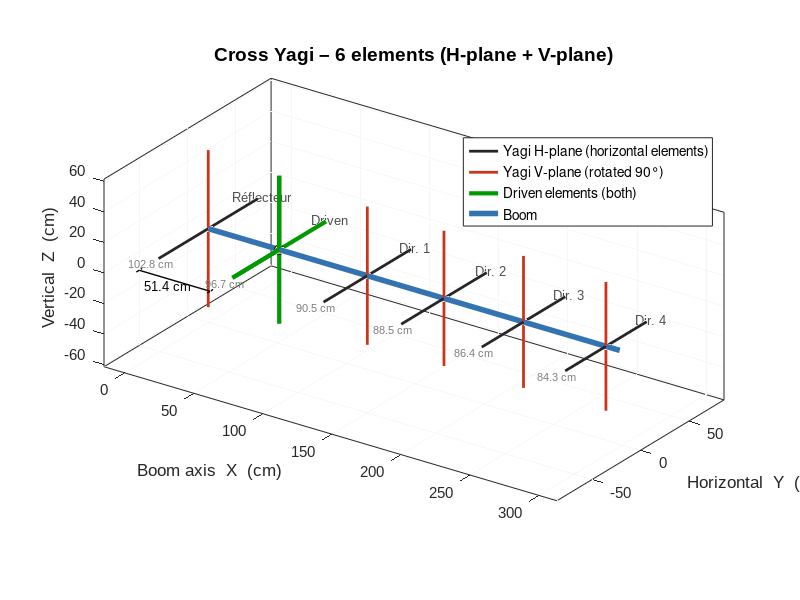
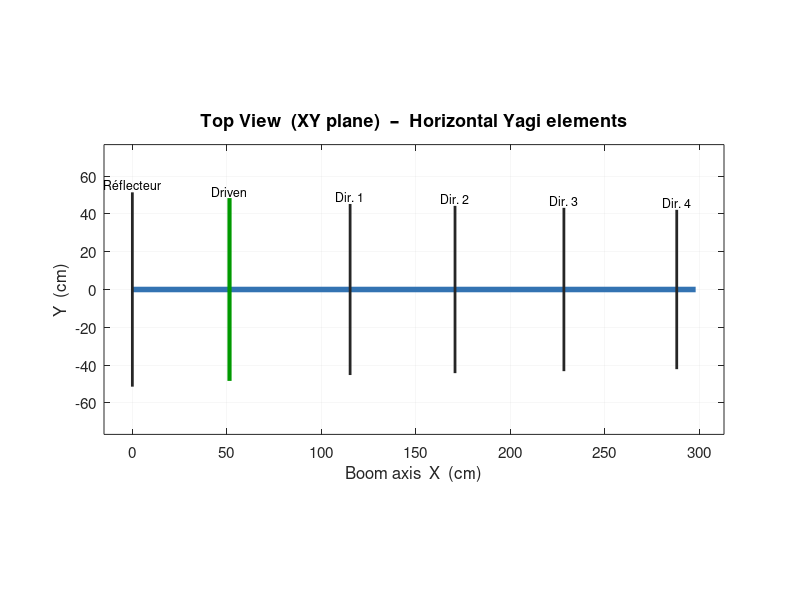
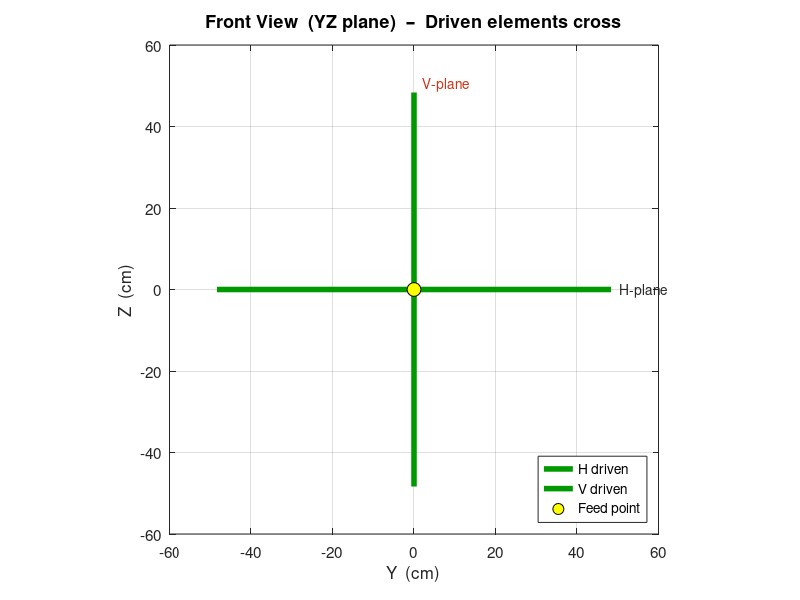

These charts were generated, in order, by the following MATLAB code:
%% Cross Yagi Antenna Visualization
% Based on Table 2 dimensions (before optimisation)
% Two Yagi arrays sharing the same boom, one rotated 90° around the boom axis
%
% Element dimensions (in cm):
%   Réflecteur : 102.8 cm at position   0.0 cm
%   Driven     :  96.7 cm at position  51.4 cm
%   Directeur 1:  90.5 cm at position 115.2 cm
%   Directeur 2:  88.5 cm at position 170.7 cm
%   Directeur 3:  86.4 cm at position 228.3 cm
%   Directeur 4:  84.3 cm at position 288.0 cm

clear; clc; close all;

%% ---- Antenna parameters ------------------------------------------------
% Element names
names = {'Réflecteur','Driven','Dir. 1','Dir. 2','Dir. 3','Dir. 4'};

% Half-lengths of each element (cm)  →  full length / 2
full_lengths = [102.8, 96.7, 90.5, 88.5, 86.4, 84.3];
half_len     = full_lengths / 2;          % half-element length

% Position along boom (cm)
boom_pos = [0.0, 51.4, 115.2, 170.7, 228.3, 288.0];

n_elem   = numel(boom_pos);
boom_len = max(boom_pos) + 10;            % a bit longer than last element

%% ---- Colour scheme -----------------------------------------------------
col_boom    = [0.20 0.45 0.70];   % steel blue  – boom
col_H       = [0.15 0.15 0.15];   % dark grey   – H-plane Yagi (horizontal)
col_V       = [0.80 0.20 0.10];   % red         – V-plane Yagi (vertical, +90°)
col_driven  = [0.00 0.60 0.00];   % green       – driven elements

lw_boom  = 4;
lw_elem  = 2;
lw_driv  = 3;

%% ---- Figure & axes -----------------------------------------------------
fig = figure('Name','Cross Yagi Antenna','NumberTitle','off', ...
             'Color','white','Position',[100 80 1100 700]);

ax = axes('Parent',fig);
hold(ax,'on');  grid(ax,'on');  box(ax,'on');
axis(ax,'equal');
set(ax,'Color','white','GridColor',[0.8 0.8 0.8], ...
       'FontSize',11,'FontName','Arial');
xlabel(ax,'Boom axis  X  (cm)','FontSize',12);
ylabel(ax,'Horizontal  Y  (cm)','FontSize',12);
zlabel(ax,'Vertical  Z  (cm)','FontSize',12);
title(ax,'Cross Yagi – 6 elements (H-plane + V-plane)', ...
      'FontSize',14,'FontWeight','bold');

%% ---- Helper: draw one element ------------------------------------------
% draw_element(ax, x_boom, half, angle_deg, colour, lw)
%   x_boom    : position along boom (X axis)
%   half      : half-length
%   angle_deg : 0° → horizontal (Y), 90° → vertical (Z)
draw_element = @(xb, hl, ang, col, lw) ...
    plot3(ax, [xb xb], ...
              hl*[-cosd(ang) cosd(ang)], ...
              hl*[-sind(ang) sind(ang)], ...
          '-','Color',col,'LineWidth',lw);

%% ---- Draw boom ---------------------------------------------------------
plot3(ax, [0 boom_len], [0 0], [0 0], '-','Color',col_boom,'LineWidth',lw_boom);

%% ---- Draw elements for BOTH Yagis -------------------------------------
for k = 1:n_elem
    xb = boom_pos(k);
    hl = half_len(k);
    
    % Identify driven element
    is_driven = (k == 2);
    
    % ── Yagi H (horizontal, 0°) ──────────────────────────────────────────
    if is_driven
        col_h = col_driven;   lw_h = lw_driv;
        col_v = col_driven;   lw_v = lw_driv;
    else
        col_h = col_H;        lw_h = lw_elem;
        col_v = col_V;        lw_v = lw_elem;
    end
    draw_element(xb, hl,  0, col_h, lw_h);   % horizontal element
    draw_element(xb, hl, 90, col_v, lw_v);   % vertical element (90° rotated)
    
    % Label (only for the horizontal Yagi to avoid clutter)
    text(ax, xb, hl + 4, 0, names{k}, ...
         'HorizontalAlignment','center','FontSize',9, ...
         'Color',[0.3 0.3 0.3],'FontName','Arial');
end

%% ---- Driven-element gap (symbolic) ------------------------------------
% Draw a small gap at the feed point of the driven element
gap = 2;   % cm
xd  = boom_pos(2);
hl  = half_len(2);

% Horizontal driven – show gap
plot3(ax, [xd xd], [-hl -gap], [0 0], '-','Color',col_driven,'LineWidth',lw_driv);
plot3(ax, [xd xd], [ gap  hl], [0 0], '-','Color',col_driven,'LineWidth',lw_driv);
% Vertical driven – show gap
plot3(ax, [xd xd], [0 0], [-hl -gap], '-','Color',col_driven,'LineWidth',lw_driv);
plot3(ax, [xd xd], [0 0], [ gap  hl], '-','Color',col_driven,'LineWidth',lw_driv);

% Feed point markers
plot3(ax, xd, 0, 0, 'ko','MarkerSize',7,'MarkerFaceColor','yellow');

%% ---- Legend ------------------------------------------------------------
h1 = plot3(ax, NaN,NaN,NaN,'-','Color',col_H,'LineWidth',lw_elem);
h2 = plot3(ax, NaN,NaN,NaN,'-','Color',col_V,'LineWidth',lw_elem);
h3 = plot3(ax, NaN,NaN,NaN,'-','Color',col_driven,'LineWidth',lw_driv);
h4 = plot3(ax, NaN,NaN,NaN,'-','Color',col_boom,'LineWidth',lw_boom);
legend(ax,[h1 h2 h3 h4], ...
    {'Yagi H-plane (horizontal elements)', ...
     'Yagi V-plane (rotated 90°)', ...
     'Driven elements (both)', ...
     'Boom'}, ...
    'Location','northeast','FontSize',10);

%% ---- Dimension annotations (first Yagi only) --------------------------
% Annotate full lengths along the top
for k = 1:n_elem
    xb  = boom_pos(k);
    hl  = half_len(k);
    yTop = hl + 12;
    % Arrow from element tip to label
    text(ax, xb, -hl - 8, 0, sprintf('%.1f cm', full_lengths(k)), ...
         'HorizontalAlignment','center','FontSize',8, ...
         'Color',[0.5 0.5 0.5],'FontName','Arial','Rotation',0);
end

%% ---- Boom spacing dimension line --------------------------------------
% Show spacing between reflector and driven
x1 = boom_pos(1);  x2 = boom_pos(2);
y_dim = -max(half_len) - 20;
plot3(ax,[x1 x2],[y_dim y_dim],[0 0],'k-','LineWidth',1);
plot3(ax,[x1 x1],[y_dim-3 y_dim+3],[0 0],'k-','LineWidth',1);
plot3(ax,[x2 x2],[y_dim-3 y_dim+3],[0 0],'k-','LineWidth',1);
text(ax,(x1+x2)/2, y_dim-7, 0, sprintf('%.1f cm',x2-x1), ...
    'HorizontalAlignment','center','FontSize',9,'FontName','Arial');

%% ---- Nice 3D view ------------------------------------------------------
view(ax, 35, 25);
xlim(ax, [-15,  boom_len + 15]);
ylim(ax, [-max(half_len)-35,  max(half_len)+35]);
zlim(ax, [-max(half_len)-10,  max(half_len)+10]);

%% ---- Second figure: top view (XY plane) --------------------------------
fig2 = figure('Name','Cross Yagi – Top View (XY)','NumberTitle','off', ...
              'Color','white','Position',[200 100 900 400]);
ax2 = axes('Parent',fig2);
hold(ax2,'on');  grid(ax2,'on');  box(ax2,'on');
set(ax2,'Color','white','GridColor',[0.8 0.8 0.8],'FontSize',11);
title(ax2,'Top View  (XY plane)  –  Horizontal Yagi elements','FontSize',13,'FontWeight','bold');
xlabel(ax2,'Boom axis  X  (cm)'); ylabel(ax2,'Y  (cm)');

% Boom
plot(ax2,[0 boom_len],[0 0],'-','Color',col_boom,'LineWidth',lw_boom);
% Elements
for k = 1:n_elem
    xb = boom_pos(k);  hl = half_len(k);
    col = col_driven;   lw = lw_driv;
    if k ~= 2
        col = col_H;    lw = lw_elem;
    end
    plot(ax2,[xb xb],[-hl hl],'-','Color',col,'LineWidth',lw);
    text(ax2, xb, hl+4, names{k},'HorizontalAlignment','center','FontSize',9);
end
axis(ax2,'equal');
xlim(ax2,[-15 boom_len+15]);

%% ---- Third figure: front view (YZ plane) – cross section ---------------
fig3 = figure('Name','Cross Yagi – Front View (YZ)','NumberTitle','off', ...
              'Color','white','Position',[300 100 500 500]);
ax3 = axes('Parent',fig3);
hold(ax3,'on');  grid(ax3,'on');  box(ax3,'on');
set(ax3,'Color','white','FontSize',11);
title(ax3,'Front View  (YZ plane)  –  Driven elements cross','FontSize',13,'FontWeight','bold');
xlabel(ax3,'Y  (cm)');  ylabel(ax3,'Z  (cm)');

xd = boom_pos(2);  hl = half_len(2);
% Horizontal driven (Y axis)
plot(ax3,[-hl hl],[0 0],'-','Color',col_driven,'LineWidth',lw_driv+1);
% Vertical driven (Z axis)
plot(ax3,[0 0],[-hl hl],'-','Color',col_driven,'LineWidth',lw_driv+1);
% Feed point
plot(ax3,0,0,'ko','MarkerSize',10,'MarkerFaceColor','yellow');
axis(ax3,'equal');  axis(ax3,'square');
text(ax3, hl+2, 0, 'H-plane','FontSize',10,'Color',col_H);
text(ax3, 2, hl+2,'V-plane','FontSize',10,'Color',col_V);
legend(ax3,{'H driven','V driven','Feed point'},'Location','southeast');

disp('=== Cross Yagi script completed ===');
disp('Three figures generated:');
disp('  Fig 1 – 3D perspective view');
disp('  Fig 2 – Top view (XY plane)');
disp('  Fig 3 – Front view, driven elements cross (YZ plane)');
